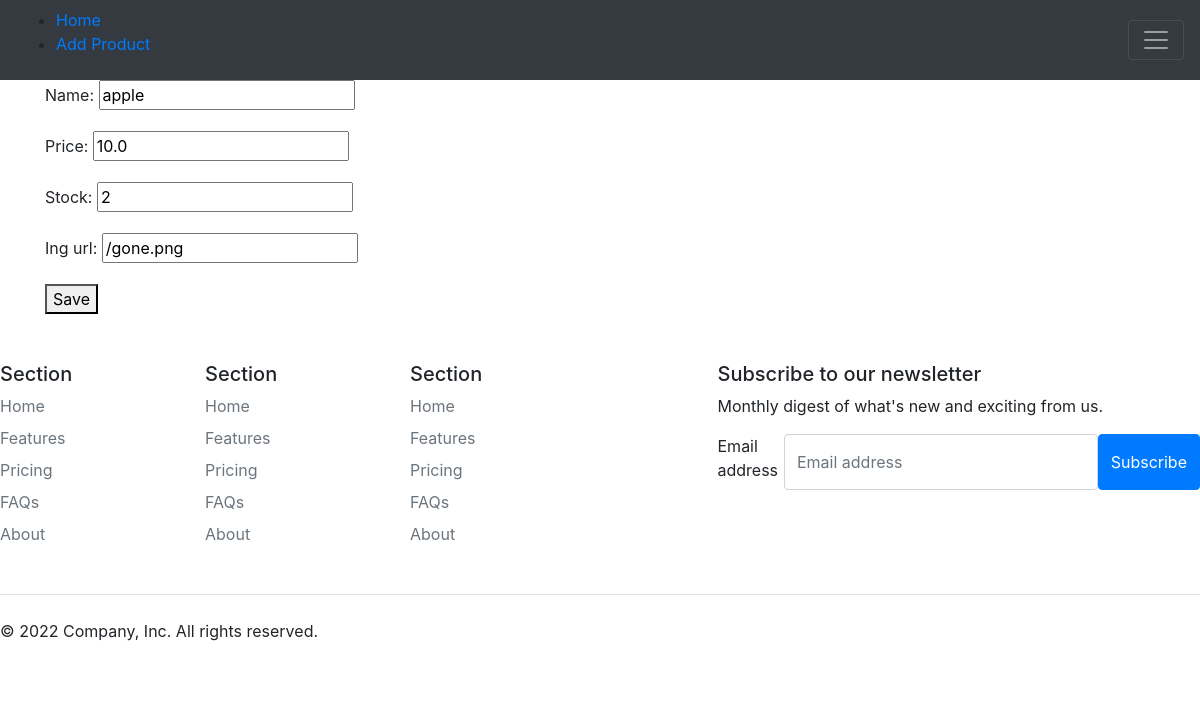
Page /edit-product/6/ on the earlier database version.
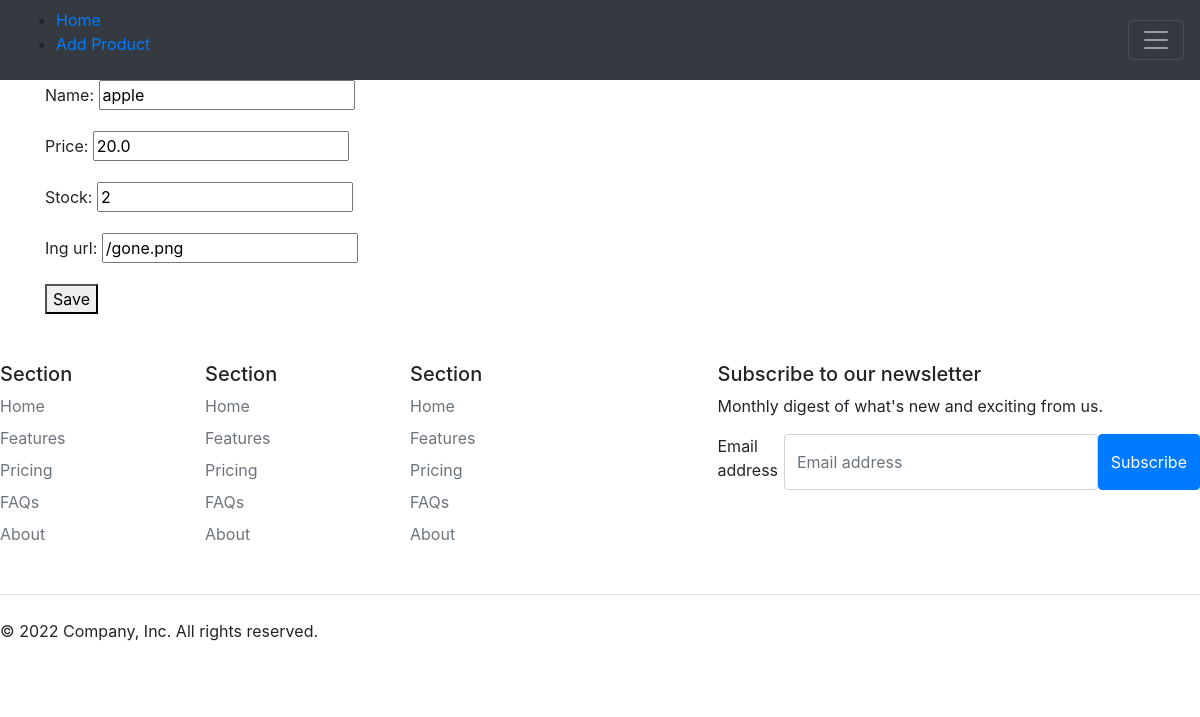
Same page on the later database version.
### product/models.py (models this page shows, shortened)
class Product(models.Model):
    name=models.CharField(max_length=255)
    price=models.FloatField(validators=[MinValueValidator(0)])
    stock=models.IntegerField(validators=[MinValueValidator(0)])
    ing_url=models.CharField(max_length=2083)

### product/views.py (the view, shortened to what this page needs)
# urls.py: path('edit-product/<int:pk>/', views.EditProductAPIView.as_view(), name='edit_product'),
class EditProductAPIView(APIView):
    renderer_classes = [TemplateHTMLRenderer]
    template_name = 'edit_product.html'
    def get_object(self, pk):
        try:
            return Product.objects.get(pk=pk)
        except Product.DoesNotExist:
            raise Http404
    def get(self, request, pk):
        product = self.get_object(pk)
        form = ProductForm(instance=product)
        return Response({'form': form, 'pk': product.pk}, template_name='edit_product.html')

### product/forms.py
class ProductForm(forms.ModelForm):
    class Meta:
        model = Product
        fields = '__all__'

### product/templates/edit_product.html (shortened to what this page needs)
{% extends 'base.html' %}
{% load static %}
{% block content %}
<form id="product-form1" method="post">
    {{ form.as_p }}
    <button id="save-btn1">Save</button>
</form>
{% endblock %}

Differences in the rows shown:
changed Product "apple": price "10.0" → "20.0"
